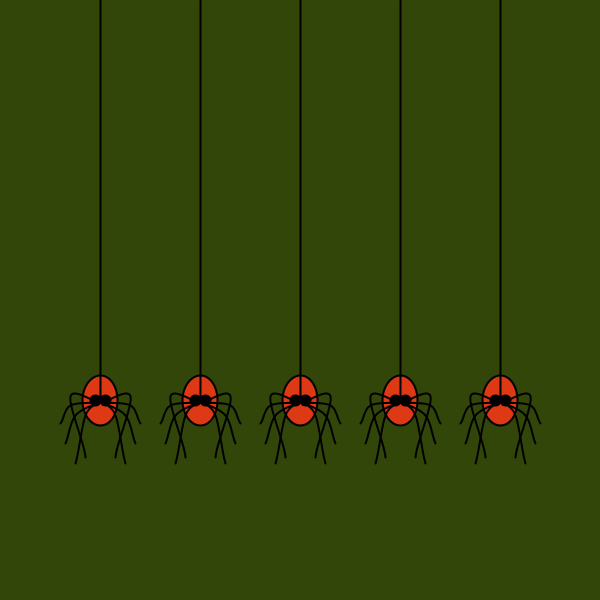
Frame 1 (no input)
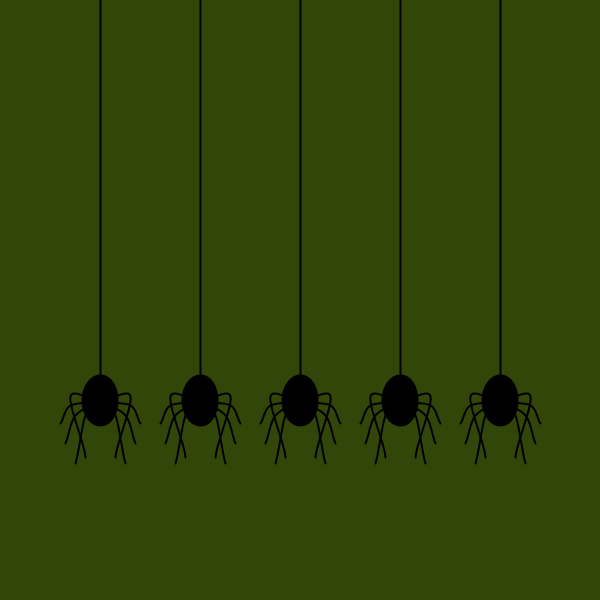
Frame 60 (the mouse pressed at the canvas centre just before this capture)
Frame 120 (the mouse held since frame 60 and released just before this capture): identical to frame 60, image omitted

The Processing sketch that drew these frames (run headless with seeded random() and noise(); from frame 60 on, the mouse is pressed at the canvas centre):

// Processing sketch: processing_50581
// ── processing_50581.pde

float a,b;
void setup ()
{
  size (600, 600);
  background ( 0,255,0);
  textSize (10);
  fill (220, 57, 20);
  a=400;
  b=100;
 frameRate(10);

}

void draw()

{
  smooth ();
  //cleanslate
  background (50,70,10);
 stroke (0);
 strokeWeight (2);
 //Spider Bodies
  ellipse (b, a, 35, 50);
  ellipse (2*b, a, 35, 50);
  ellipse (3*b, a, 35, 50);
  ellipse (4*b, a, 35, 50);
  ellipse (5*b, a, 35, 50);

//firstline
beginShape ();
 curveVertex (b, -5);
 curveVertex (b, 0);
 curveVertex (b, .33*a);
 curveVertex (b, .66*a);
 curveVertex (b, a);
 curveVertex (b, a+5);
endShape ();

//secondline
beginShape ();
 curveVertex (2*b, -5);
 curveVertex (2*b, 0);
 curveVertex (2*b, .33*a);
 curveVertex (2*b, .66*a);
 curveVertex (2*b, a);
 curveVertex (2*b, a+5);
endShape ();

//thirdline
beginShape ();
 curveVertex (3*b, -5);
 curveVertex (3*b, 0);
 curveVertex (3*b, .33*a);
 curveVertex (3*b, .66*a);
 curveVertex (3*b, a);
 curveVertex (3*b, a+5);
endShape ();

//fourthline
beginShape ();
 curveVertex (4*b, -5);
 curveVertex (4*b, 0);
 curveVertex (4*b, .33*a);
 curveVertex (4*b, .66*a);
 curveVertex (4*b, a);
 curveVertex (4*b, a+5);
endShape ();

//fifthline
beginShape ();
 curveVertex (5*b, -5);
 curveVertex (5*b, 0);
 curveVertex (5*b, .33*a);
 curveVertex (5*b, .66*a);
 curveVertex (5*b, a);
 curveVertex (5*b, a+5);
endShape ();
 //Spider Legs
 noFill();
    //Spider One
    beginShape ();
     curveVertex (b, a);
     curveVertex (b+2, a+2);
     curveVertex (b+30, a+5);
     curveVertex (b+40, a+23);
     curveVertex (b+50, a+30);
    endShape ();
    beginShape ();
     curveVertex (b, a);
     curveVertex (b+2, a+2);
     curveVertex (b+25, a+15);
     curveVertex (b+35, a+43);
     curveVertex (b+45, a+60);
    endShape ();
    beginShape ();
     curveVertex (b, a);
     curveVertex (b+2, a+2);
     curveVertex (b+15, a+15);
     curveVertex (b+25, a+63);
     curveVertex (b+35, a+80);
    endShape ();
    beginShape ();
     curveVertex (b, a);
     curveVertex (b+2, a+2);
     curveVertex (b+30, a-4);
     curveVertex (b+15, a+57);
     curveVertex (b+25, a+77);
    endShape ();
    
    beginShape ();
     curveVertex (b, a);
     curveVertex (b-2, a+2);
     curveVertex (b-30, a+5);
     curveVertex (b-40, a+23);
     curveVertex (b-50, a+30);
    endShape ();
     beginShape ();
     curveVertex (b, a);
     curveVertex (b-2, a+2);
     curveVertex (b-25, a+15);
     curveVertex (b-35, a+43);
     curveVertex (b-45, a+60);
    endShape ();
    beginShape ();
     curveVertex (b, a);
     curveVertex (b-2, a+2);
     curveVertex (b-15, a+15);
     curveVertex (b-25, a+63);
     curveVertex (b-35, a+80);
    endShape ();
    beginShape ();
     curveVertex (b, a);
     curveVertex (b-2, a+2);
     curveVertex (b-30, a-4);
     curveVertex (b-15, a+57);
     curveVertex (b-25, a+77);
    endShape ();
    
   //Spider Two
    beginShape ();
     curveVertex (2*b, a);
     curveVertex (2*b+2, a+2);
     curveVertex (2*b+30, a+5);
     curveVertex (2*b+40, a+23);
     curveVertex (2*b+50, a+30);
    endShape ();
    beginShape ();
     curveVertex (2*b, a);
     curveVertex (2*b+2, a+2);
     curveVertex (2*b+25, a+15);
     curveVertex (2*b+35, a+43);
     curveVertex (2*b+45, a+60);
    endShape ();
    beginShape ();
     curveVertex (2*b, a);
     curveVertex (2*b+2, a+2);
     curveVertex (2*b+15, a+15);
     curveVertex (2*b+25, a+63);
     curveVertex (2*b+35, a+80);
    endShape ();
    beginShape ();
     curveVertex (2*b, a);
     curveVertex (2*b+2, a+2);
     curveVertex (2*b+30, a-4);
     curveVertex (2*b+15, a+57);
     curveVertex (2*b+25, a+77);
    endShape ();
    
    beginShape ();
     curveVertex (2*b, a);
     curveVertex (2*b-2, a+2);
     curveVertex (2*b-30, a+5);
     curveVertex (2*b-40, a+23);
     curveVertex (2*b-50, a+30);
    endShape ();
     beginShape ();
     curveVertex (2*b, a);
     curveVertex (2*b-2, a+2);
     curveVertex (2*b-25, a+15);
     curveVertex (2*b-35, a+43);
     curveVertex (2*b-45, a+60);
    endShape ();
    beginShape ();
     curveVertex (2*b, a);
     curveVertex (2*b-2, a+2);
     curveVertex (2*b-15, a+15);
     curveVertex (2*b-25, a+63);
     curveVertex (2*b-35, a+80);
    endShape ();
    beginShape ();
     curveVertex (2*b, a);
     curveVertex (2*b-2, a+2);
     curveVertex (2*b-30, a-4);
     curveVertex (2*b-15, a+57);
     curveVertex (2*b-25, a+77);
    endShape ();
    
  //Spider Three
    beginShape ();
     curveVertex (3*b, a);
     curveVertex (3*b+2, a+2);
     curveVertex (3*b+30, a+5);
     curveVertex (3*b+40, a+23);
     curveVertex (3*b+50, a+30);
    endShape ();
    beginShape ();
     curveVertex (3*b, a);
     curveVertex (3*b+2, a+2);
     curveVertex (3*b+25, a+15);
     curveVertex (3*b+35, a+43);
     curveVertex (3*b+45, a+60);
    endShape ();
    beginShape ();
     curveVertex (3*b, a);
     curveVertex (3*b+2, a+2);
     curveVertex (3*b+15, a+15);
     curveVertex (3*b+25, a+63);
     curveVertex (3*b+35, a+80);
    endShape ();
    beginShape ();
     curveVertex (3*b, a);
     curveVertex (3*b+2, a+2);
     curveVertex (3*b+30, a-4);
     curveVertex (3*b+15, a+57);
     curveVertex (3*b+25, a+77);
    endShape ();
    
    beginShape ();
     curveVertex (3*b, a);
     curveVertex (3*b-2, a+2);
     curveVertex (3*b-30, a+5);
     curveVertex (3*b-40, a+23);
     curveVertex (3*b-50, a+30);
    endShape ();
     beginShape ();
     curveVertex (3*b, a);
     curveVertex (3*b-2, a+2);
     curveVertex (3*b-25, a+15);
     curveVertex (3*b-35, a+43);
     curveVertex (3*b-45, a+60);
    endShape ();
    beginShape ();
     curveVertex (3*b, a);
     curveVertex (3*b-2, a+2);
     curveVertex (3*b-15, a+15);
     curveVertex (3*b-25, a+63);
     curveVertex (3*b-35, a+80);
    endShape ();
    beginShape ();
     curveVertex (3*b, a);
     curveVertex (3*b-2, a+2);
     curveVertex (3*b-30, a-4);
     curveVertex (3*b-15, a+57);
     curveVertex (3*b-25, a+77);
    endShape ();
    
   //Spider Four
    beginShape ();
     curveVertex (4*b, a);
     curveVertex (4*b+2, a+2);
     curveVertex (4*b+30, a+5);
     curveVertex (4*b+40, a+23);
     curveVertex (4*b+50, a+30);
    endShape ();
    beginShape ();
     curveVertex (4*b, a);
     curveVertex (4*b+2, a+2);
     curveVertex (4*b+25, a+15);
     curveVertex (4*b+35, a+43);
     curveVertex (4*b+45, a+60);
    endShape ();
    beginShape ();
     curveVertex (4*b, a);
     curveVertex (4*b+2, a+2);
     curveVertex (4*b+15, a+15);
     curveVertex (4*b+25, a+63);
     curveVertex (4*b+35, a+80);
    endShape ();
    beginShape ();
     curveVertex (4*b, a);
     curveVertex (4*b+2, a+2);
     curveVertex (4*b+30, a-4);
     curveVertex (4*b+15, a+57);
     curveVertex (4*b+25, a+77);
    endShape ();
    
    beginShape ();
     curveVertex (4*b, a);
     curveVertex (4*b-2, a+2);
     curveVertex (4*b-30, a+5);
     curveVertex (4*b-40, a+23);
     curveVertex (4*b-50, a+30);
    endShape ();
     beginShape ();
     curveVertex (4*b, a);
     curveVertex (4*b-2, a+2);
     curveVertex (4*b-25, a+15);
     curveVertex (4*b-35, a+43);
     curveVertex (4*b-45, a+60);
    endShape ();
    beginShape ();
     curveVertex (4*b, a);
     curveVertex (4*b-2, a+2);
     curveVertex (4*b-15, a+15);
     curveVertex (4*b-25, a+63);
     curveVertex (4*b-35, a+80);
    endShape ();
    beginShape ();
     curveVertex (4*b, a);
     curveVertex (4*b-2, a+2);
     curveVertex (4*b-30, a-4);
     curveVertex (4*b-15, a+57);
     curveVertex (4*b-25, a+77);
    endShape ();
  
  
   //Spider Five
    beginShape ();
     curveVertex (5*b, a);
     curveVertex (5*b+2, a+2);
     curveVertex (5*b+30, a+5);
     curveVertex (5*b+40, a+23);
     curveVertex (5*b+50, a+30);
    endShape ();
    beginShape ();
     curveVertex (5*b, a);
     curveVertex (5*b+2, a+2);
     curveVertex (5*b+25, a+15);
     curveVertex (5*b+35, a+43);
     curveVertex (5*b+45, a+60);
    endShape ();
    beginShape ();
     curveVertex (5*b, a);
     curveVertex (5*b+2, a+2);
     curveVertex (5*b+15, a+15);
     curveVertex (5*b+25, a+63);
     curveVertex (5*b+35, a+80);
    endShape ();
    beginShape ();
     curveVertex (5*b, a);
     curveVertex (5*b+2, a+2);
     curveVertex (5*b+30, a-4);
     curveVertex (5*b+15, a+57);
     curveVertex (5*b+25, a+77);
    endShape ();
    
    beginShape ();
     curveVertex (5*b, a);
     curveVertex (5*b-2, a+2);
     curveVertex (5*b-30, a+5);
     curveVertex (5*b-40, a+23);
     curveVertex (5*b-50, a+30);
    endShape ();
     beginShape ();
     curveVertex (5*b, a);
     curveVertex (5*b-2, a+2);
     curveVertex (5*b-25, a+15);
     curveVertex (5*b-35, a+43);
     curveVertex (5*b-45, a+60);
    endShape ();
    beginShape ();
     curveVertex (5*b, a);
     curveVertex (5*b-2, a+2);
     curveVertex (5*b-15, a+15);
     curveVertex (5*b-25, a+63);
     curveVertex (5*b-35, a+80);
    endShape ();
    beginShape ();
     curveVertex (5*b, a);
     curveVertex (5*b-2, a+2);
     curveVertex (5*b-30, a-4);
     curveVertex (5*b-15, a+57);
     curveVertex (5*b-25, a+77);
    endShape ();
    
    //eyes
    fill (0,0,0);
    ellipse (b-5, a, 10, 10);
    ellipse (b+5, a, 10, 10);
    
    ellipse (2*b-5, a, 10, 10);
    ellipse (2*b+5, a, 10, 10);
    
    ellipse (3*b-5, a, 10, 10);
    ellipse (3*b+5, a, 10, 10);
    
    ellipse (4*b-5, a, 10, 10);
    ellipse (4*b+5, a, 10, 10);
    
    ellipse (5*b-5, a, 10, 10);
    ellipse (5*b+5, a, 10, 10);

}

void mouseMoved() {
if (mouseY < 300) 
{
 a=a+1;
}
else if (mouseY > 300) 
{
 a=a-1;
}
}

void mouseDragged() {
    fill (255,255,255);
    ellipse (b-5, a, 10, 10);
    ellipse (b+5, a, 10, 10);
    
    ellipse (2*b-5, a, 10, 10);
    ellipse (2*b+5, a, 10, 10);
    
    ellipse (3*b-5, a, 10, 10);
    ellipse (3*b+5, a, 10, 10);
    
    ellipse (4*b-5, a, 10, 10);
    ellipse (4*b+5, a, 10, 10);
    
    ellipse (5*b-5, a, 10, 10);
    ellipse (5*b+5, a, 10, 10);

}
void mousePressed() {
    fill (255,255,255);
    ellipse (b-5, a, 10, 10);
    ellipse (b+5, a, 10, 10);
    
    ellipse (2*b-5, a, 10, 10);
    ellipse (2*b+5, a, 10, 10);
    
    ellipse (3*b-5, a, 10, 10);
    ellipse (3*b+5, a, 10, 10);
    
    ellipse (4*b-5, a, 10, 10);
    ellipse (4*b+5, a, 10, 10);
    
    ellipse (5*b-5, a, 10, 10);
    ellipse (5*b+5, a, 10, 10);

}
                
                
